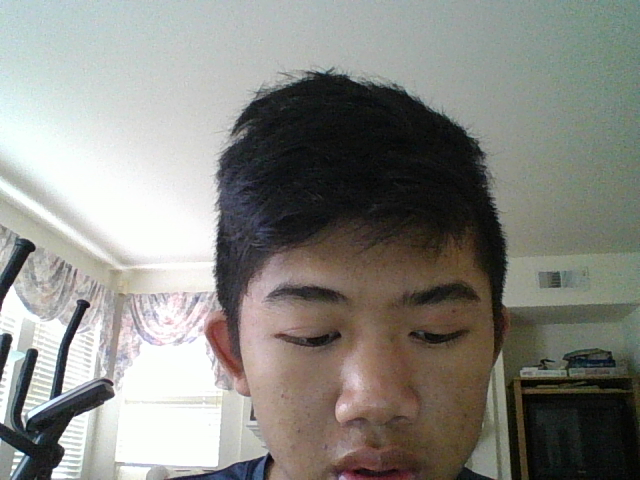
#> input picture Tuts/mypic.png, 640 x 480 px
$ python image_operations.py   (Python 2 division)
#> lines starting #> are read from the running program, lines starting #| are printed output that depends on the picture; after the words box and inside, x2 and y2 are one past the last pixel; in counts of white or black regions, pixels touching at a corner belong together
# -*- coding: utf-8 -*-
"""
Created on Fri Jun 10 14:59:37 2016

@author: Dave Ho
"""

import cv2
import numpy as np

img = cv2.imread('mypic.png', cv2.IMREAD_COLOR)
#> img is the input picture: shape (480, 640, 3); mean B, G, R 130, 135.5, 135.8
px = img[55, 55] # reference specific pixels
#> px = [211, 213, 200]
img[55, 55] = [255, 255, 255] # change specific pixel to white
#> img: shape (480, 640, 3); under 0.01% of pixels changed, all inside (x1, y1, x2, y2) = (55, 55, 56, 56)
px = img[55, 55]
#> px = [255, 255, 255]
#print(px)

# modify ROI
# ROI means Region of Image, not just one pixel

layer = np.repeat(np.array([50,50,50]), 2500)
layer.shape = (50L, 50L, 3L)
layer = np.uint8(layer)
result_layer = np.clip(img[100:150, 150:200] + layer, 0, 255)
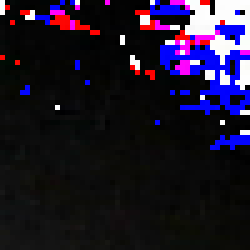
#> result_layer: shape (50, 50, 3) (shown 5 times larger); mean B, G, R 41.6, 22.5, 30.1
img[100:150, 150:200] = result_layer
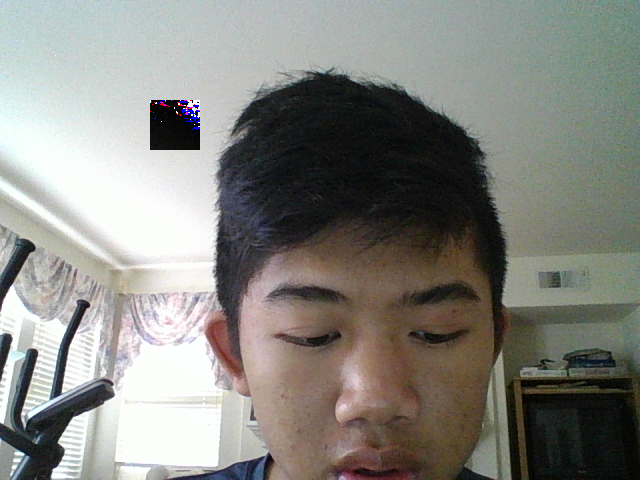
#> img: shape (480, 640, 3); mean B, G, R 128.6, 133.9, 134.3
print(np.clip(img, 0, 255))
#> (printed output is left out)
# [6 lines of commented-out code are left out]

watch_face = img[37:111, 107:194]
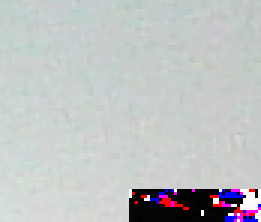
#> watch_face: shape (74, 87, 3) (shown 3 times larger); mean B, G, R 195.1, 194.4, 191.3
img[0:74,0:87] = watch_face #Regions of image have to be the same size
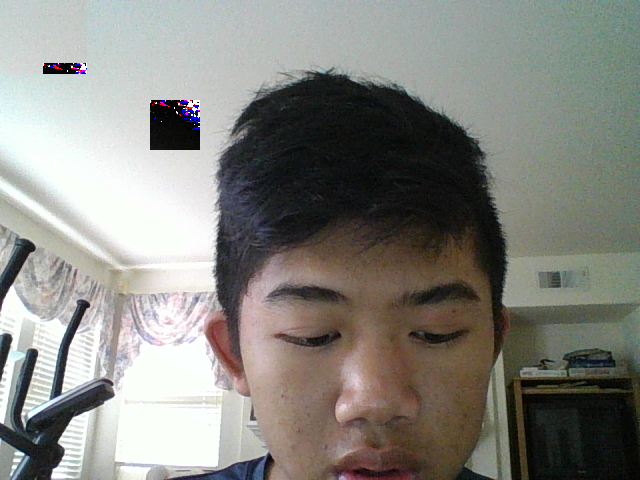
#> img: shape (480, 640, 3); 2.1% of pixels changed, all inside (x1, y1, x2, y2) = (0, 0, 87, 74)

cv2.imshow('image', img)
cv2.waitKey(0)
cv2.destroyAllWindows()
